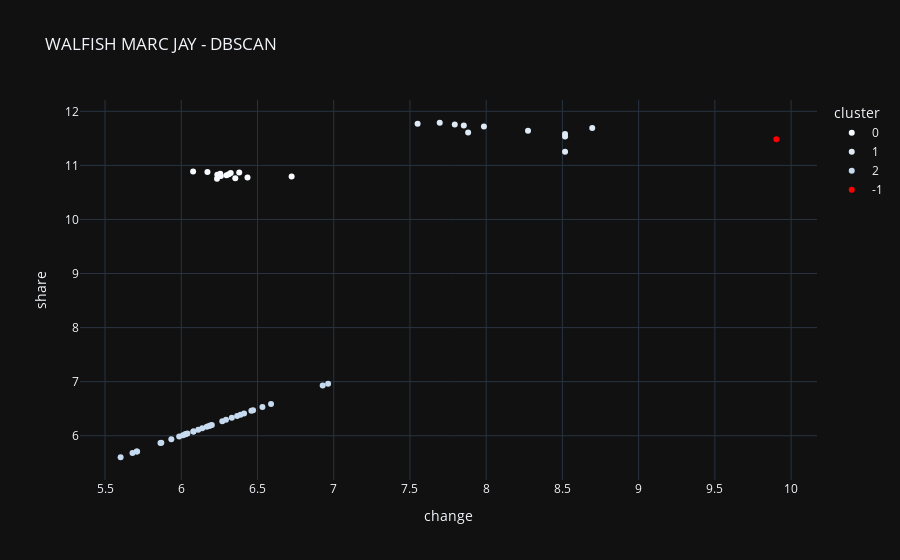

The notebook cell saved with this chart:
### Code cell
fig2

### Figure 1 — Plotly figure (JSON) as saved in the notebook; plotly's stock layout.template omitted (floating-point values rounded to 4 significant figures)
{"data": [{"hovertemplate": "<b>%{hovertext}</b><br><br>cluster=0<br>change=%{x}<br>share=%{y}<extra></extra>", "hovertext": ["2025-11-28", "2025-08-29", "2025-05-30", "2025-02-28", "2024-11-29", "2024-08-30", "2024-05-31", "2024-02-29", "2023-11-30", "2023-08-31", "2023-05-31", "2023-02-28", "2022-11-30"], "legendgroup": "0", "marker": {"color": "rgb(247,251,255)", "symbol": "circle"}, "mode": "markers", "name": "0", "orientation": "v", "showlegend": true, "x": [6.078, 6.172, 6.38, 6.324, 6.256, 6.312, 6.236, 6.297, 6.26, 6.724, 6.435, 6.354, 6.234], "xaxis": "x", "y": [10.89, 10.88, 10.87, 10.86, 10.85, 10.84, 10.83, 10.82, 10.8, 10.79, 10.78, 10.76, 10.75], "yaxis": "y", "type": "scatter"}, {"hovertemplate": "<b>%{hovertext}</b><br><br>cluster=1<br>change=%{x}<br>share=%{y}<extra></extra>", "hovertext": ["2025-06-01", "2024-06-01", "2023-06-01", "2022-06-01", "2021-06-01", "2020-06-01", "2019-06-03", "2018-06-01", "2017-06-01", "2016-06-01", "2015-06-01"], "legendgroup": "1", "marker": {"color": "rgb(222,235,247)", "symbol": "circle"}, "mode": "markers", "name": "1", "orientation": "v", "showlegend": true, "x": [7.695, 7.55, 7.794, 7.853, 7.985, 8.696, 8.274, 7.882, 8.517, 8.517, 8.517], "xaxis": "x", "y": [11.79, 11.77, 11.76, 11.74, 11.72, 11.69, 11.64, 11.61, 11.58, 11.53, 11.25], "yaxis": "y", "type": "scatter"}, {"hovertemplate": "<b>%{hovertext}</b><br><br>cluster=2<br>change=%{x}<br>share=%{y}<extra></extra>", "hovertext": ["2022-08-31", "2022-05-31", "2022-02-28", "2021-11-30", "2021-08-31", "2021-06-01", "2021-03-01", "2020-11-30", "2020-08-31", "2020-06-01", "2020-03-02", "2019-12-02", "2019-09-03", "2019-06-03", "2019-03-01", "2018-09-04", "2018-09-04", "2018-06-01", "2018-03-01", "2017-12-01", "2017-09-01", "2017-06-01", "2017-03-01", "2016-12-01", "2016-09-01", "2016-06-01", "2016-03-01", "2015-12-01", "2015-09-01", "2015-06-01", "2015-03-02", "2014-12-01"], "legendgroup": "2", "marker": {"color": "rgb(198,219,239)", "symbol": "circle"}, "mode": "markers", "name": "2", "orientation": "v", "showlegend": true, "x": [6.928, 6.201, 6.269, 6.589, 6.963, 5.68, 5.707, 5.864, 6.471, 6.332, 6.028, 5.869, 5.935, 6.182, 5.986, 5.602, 6.138, 6.026, 5.71, 6.111, 6.04, 6.08, 6.08, 6.293, 6.168, 6.46, 6.532, 6.389, 6.412, 6.366, 6.011, 6.19], "xaxis": "x", "y": [6.928, 6.201, 6.269, 6.589, 6.963, 5.68, 5.707, 5.864, 6.471, 6.332, 6.028, 5.869, 5.935, 6.182, 5.986, 5.602, 6.138, 6.026, 5.71, 6.111, 6.04, 6.08, 6.08, 6.293, 6.168, 6.46, 6.532, 6.389, 6.412, 6.366, 6.011, 6.19], "yaxis": "y", "type": "scatter"}, {"hovertemplate": "<b>%{hovertext}</b><br><br>cluster=-1<br>change=%{x}<br>share=%{y}<extra></extra>", "hovertext": ["2015-09-30"], "legendgroup": "-1", "marker": {"color": "red", "symbol": "circle"}, "mode": "markers", "name": "-1", "orientation": "v", "showlegend": true, "x": [9.903], "xaxis": "x", "y": [11.48], "yaxis": "y", "type": "scatter"}], "layout": {"xaxis": {"anchor": "y", "domain": [0.0, 1.0], "title": {"text": "change"}}, "yaxis": {"anchor": "x", "domain": [0.0, 1.0], "title": {"text": "share"}}, "legend": {"title": {"text": "cluster"}, "tracegroupgap": 0}, "title": {"text": "WALFISH MARC JAY - DBSCAN"}}}
